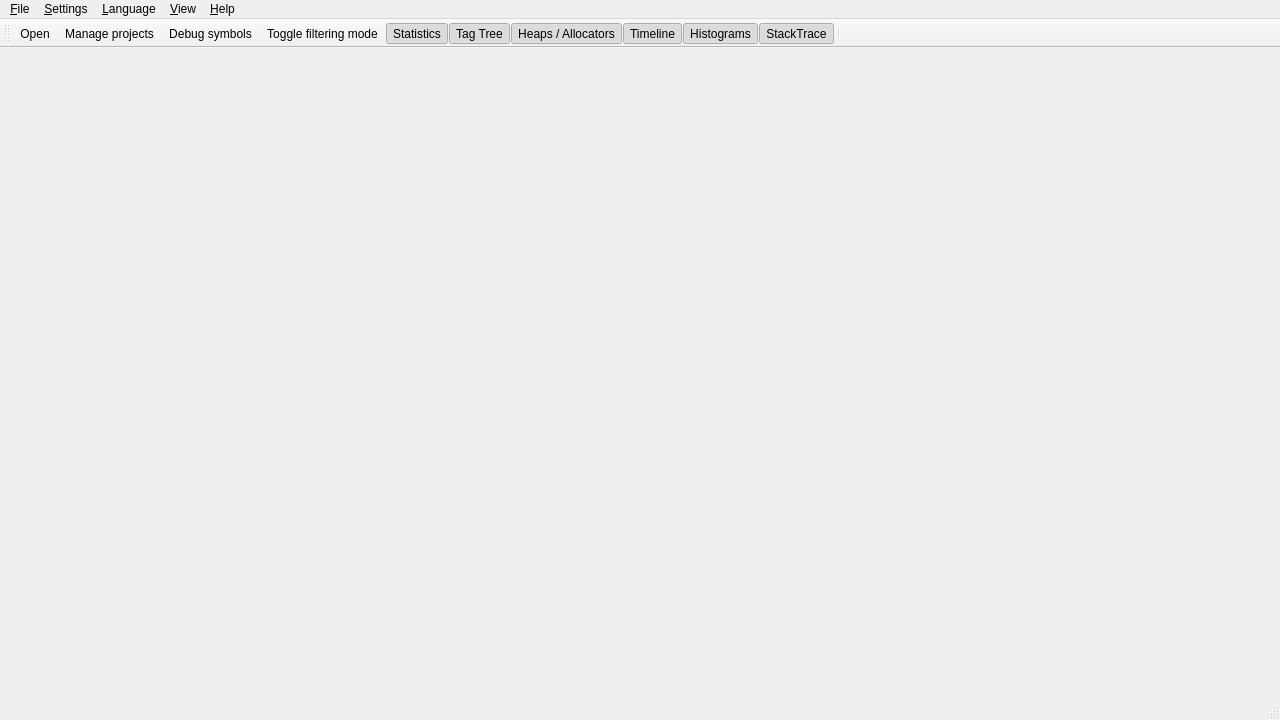
<?xml version="1.0" encoding="UTF-8"?>
<ui version="4.0">
 <class>MTunerClass</class>
 <widget class="QMainWindow" name="MTunerClass">
  <property name="geometry">
   <rect>
    <x>0</x>
    <y>0</y>
    <width>1280</width>
    <height>720</height>
   </rect>
  </property>
  <property name="acceptDrops">
   <bool>true</bool>
  </property>
  <property name="windowTitle">
   <string>MTuner</string>
  </property>
  <property name="windowIcon">
   <iconset resource="mtuner.qrc">
    <normaloff>:/MTuner/resources/images/Icon64.png</normaloff>:/MTuner/resources/images/Icon64.png</iconset>
  </property>
  <widget class="QWidget" name="CentralWidget">
   <layout class="QGridLayout" name="gridLayout">
    <property name="leftMargin">
     <number>0</number>
    </property>
    <property name="topMargin">
     <number>0</number>
    </property>
    <property name="rightMargin">
     <number>0</number>
    </property>
    <property name="bottomMargin">
     <number>0</number>
    </property>
    <property name="spacing">
     <number>0</number>
    </property>
   </layout>
  </widget>
  <widget class="QMenuBar" name="menuBar">
   <property name="geometry">
    <rect>
     <x>0</x>
     <y>0</y>
     <width>1280</width>
     <height>26</height>
    </rect>
   </property>
   <widget class="QMenu" name="menu_File">
    <property name="title">
     <string>&amp;File</string>
    </property>
    <addaction name="action_Open"/>
    <addaction name="action_Close"/>
    <addaction name="separator"/>
    <addaction name="actionOpen_capture_storage"/>
    <addaction name="separator"/>
    <addaction name="action_Manage_projects"/>
    <addaction name="separator"/>
    <addaction name="action_Exit"/>
   </widget>
   <widget class="QMenu" name="menu_Help">
    <property name="title">
     <string>&amp;Help</string>
    </property>
    <addaction name="action_Contents"/>
    <addaction name="separator"/>
    <addaction name="separator"/>
    <addaction name="separator"/>
    <addaction name="action_About"/>
   </widget>
   <widget class="QMenu" name="menu_Settings">
    <property name="title">
     <string>&amp;Settings</string>
    </property>
    <addaction name="action_Symbols"/>
    <addaction name="action_External_editor"/>
    <addaction name="action_GCC_toolchains"/>
    <addaction name="separator"/>
    <addaction name="action_Save_capture_window_layout"/>
   </widget>
   <widget class="QMenu" name="menu_View">
    <property name="title">
     <string>&amp;View</string>
    </property>
    <addaction name="action_View_Memory_Graph"/>
    <addaction name="action_View_Memory_Stats"/>
    <addaction name="action_View_Histograms"/>
    <addaction name="action_View_Tag_Tree"/>
    <addaction name="action_View_Heaps_Allocators"/>
   </widget>
   <widget class="QMenu" name="menuLanguage">
    <property name="title">
     <string>&amp;Language</string>
    </property>
   </widget>
   <addaction name="menu_File"/>
   <addaction name="menu_Settings"/>
   <addaction name="menuLanguage"/>
   <addaction name="menu_View"/>
   <addaction name="menu_Help"/>
  </widget>
  <widget class="QStatusBar" name="statusBar"/>
  <widget class="QToolBar" name="toolBar">
   <property name="windowTitle">
    <string>Main tool bar</string>
   </property>
   <property name="toolButtonStyle">
    <enum>Qt::ToolButtonIconOnly</enum>
   </property>
   <attribute name="toolBarArea">
    <enum>TopToolBarArea</enum>
   </attribute>
   <attribute name="toolBarBreak">
    <bool>false</bool>
   </attribute>
   <addaction name="action_Open"/>
   <addaction name="action_Manage_projects"/>
   <addaction name="action_Symbols"/>
   <addaction name="action_Filters"/>
   <addaction name="action_View_Memory_Stats"/>
   <addaction name="action_View_Tag_Tree"/>
   <addaction name="action_View_Heaps_Allocators"/>
   <addaction name="action_View_Memory_Graph"/>
   <addaction name="action_View_Histograms"/>
   <addaction name="action_View_StackTrace"/>
   <addaction name="separator"/>
  </widget>
  <action name="action_Open">
   <property name="icon">
    <iconset resource="mtuner.qrc">
     <normaloff>:/MTuner/resources/images/Open64.png</normaloff>:/MTuner/resources/images/Open64.png</iconset>
   </property>
   <property name="text">
    <string>&amp;Open</string>
   </property>
   <property name="toolTip">
    <string>Open capture (.MTuner file)</string>
   </property>
   <property name="shortcut">
    <string>Ctrl+O</string>
   </property>
  </action>
  <action name="action_Exit">
   <property name="text">
    <string>&amp;Exit</string>
   </property>
   <property name="shortcut">
    <string>Ctrl+Q</string>
   </property>
  </action>
  <action name="action_About">
   <property name="text">
    <string>&amp;About</string>
   </property>
   <property name="toolTip">
    <string>About MTuner</string>
   </property>
  </action>
  <action name="action_Manage_projects">
   <property name="icon">
    <iconset resource="mtuner.qrc">
     <normaloff>:/MTuner/resources/images/Projects64.png</normaloff>:/MTuner/resources/images/Projects64.png</iconset>
   </property>
   <property name="text">
    <string>&amp;Manage projects</string>
   </property>
   <property name="shortcut">
    <string>Ctrl+P</string>
   </property>
  </action>
  <action name="action_Close">
   <property name="text">
    <string>&amp;Close</string>
   </property>
  </action>
  <action name="action_Symbols">
   <property name="icon">
    <iconset resource="mtuner.qrc">
     <normaloff>:/MTuner/resources/images/Symbol64.png</normaloff>:/MTuner/resources/images/Symbol64.png</iconset>
   </property>
   <property name="text">
    <string>&amp;Debug symbols</string>
   </property>
   <property name="toolTip">
    <string>Debug symbol sources setting</string>
   </property>
  </action>
  <action name="action_Contents">
   <property name="text">
    <string>&amp;Contents</string>
   </property>
   <property name="shortcut">
    <string>F1</string>
   </property>
  </action>
  <action name="action_Filters">
   <property name="checkable">
    <bool>true</bool>
   </property>
   <property name="icon">
    <iconset resource="mtuner.qrc">
     <normaloff>:/MTuner/resources/images/Filter64.png</normaloff>:/MTuner/resources/images/Filter64.png</iconset>
   </property>
   <property name="text">
    <string>Toggle &amp;filtering mode</string>
   </property>
   <property name="iconText">
    <string>Toggle filtering mode</string>
   </property>
   <property name="toolTip">
    <string>Toggle filtering mode</string>
   </property>
   <property name="shortcut">
    <string>Ctrl+F</string>
   </property>
  </action>
  <action name="action_View_Memory_Graph">
   <property name="checkable">
    <bool>true</bool>
   </property>
   <property name="checked">
    <bool>true</bool>
   </property>
   <property name="icon">
    <iconset resource="mtuner.qrc">
     <normaloff>:/MTuner/resources/images/Graph64.png</normaloff>
     <activeon>:/MTuner/resources/images/Graph64.png</activeon>:/MTuner/resources/images/Graph64.png</iconset>
   </property>
   <property name="text">
    <string>Ti&amp;meline</string>
   </property>
   <property name="toolTip">
    <string>Toggle timeline graph visibility</string>
   </property>
  </action>
  <action name="action_View_Memory_Stats">
   <property name="checkable">
    <bool>true</bool>
   </property>
   <property name="checked">
    <bool>true</bool>
   </property>
   <property name="icon">
    <iconset resource="mtuner.qrc">
     <normaloff>:/MTuner/resources/images/table.png</normaloff>:/MTuner/resources/images/table.png</iconset>
   </property>
   <property name="text">
    <string>&amp;Statistics</string>
   </property>
   <property name="toolTip">
    <string>Toggle statistics visibility</string>
   </property>
  </action>
  <action name="action_English">
   <property name="text">
    <string>&amp;English</string>
   </property>
  </action>
  <action name="action_View_Histograms">
   <property name="checkable">
    <bool>true</bool>
   </property>
   <property name="checked">
    <bool>true</bool>
   </property>
   <property name="icon">
    <iconset resource="mtuner.qrc">
     <normaloff>:/MTuner/resources/images/Histogram64.png</normaloff>:/MTuner/resources/images/Histogram64.png</iconset>
   </property>
   <property name="text">
    <string>&amp;Histograms</string>
   </property>
   <property name="toolTip">
    <string>Toggle histogram window visibility</string>
   </property>
  </action>
  <action name="action_View_Tag_Tree">
   <property name="checkable">
    <bool>true</bool>
   </property>
   <property name="checked">
    <bool>true</bool>
   </property>
   <property name="icon">
    <iconset resource="mtuner.qrc">
     <normaloff>:/MTuner/resources/images/StackTree64.png</normaloff>:/MTuner/resources/images/StackTree64.png</iconset>
   </property>
   <property name="text">
    <string>&amp;Tag Tree</string>
   </property>
   <property name="toolTip">
    <string>Toggle tag tree visibility</string>
   </property>
  </action>
  <action name="action_View_StackTrace">
   <property name="checkable">
    <bool>true</bool>
   </property>
   <property name="checked">
    <bool>true</bool>
   </property>
   <property name="icon">
    <iconset resource="mtuner.qrc">
     <normaloff>:/MTuner/resources/images/StackTraceSource64.png</normaloff>:/MTuner/resources/images/StackTraceSource64.png</iconset>
   </property>
   <property name="text">
    <string>StackTrace</string>
   </property>
   <property name="toolTip">
    <string>Toggle stack trace and source visibility</string>
   </property>
  </action>
  <action name="action_External_editor">
   <property name="icon">
    <iconset resource="mtuner.qrc">
     <normaloff>:/MTuner/resources/images/Editor64.png</normaloff>:/MTuner/resources/images/Editor64.png</iconset>
   </property>
   <property name="text">
    <string>&amp;External editor</string>
   </property>
  </action>
  <action name="action_Import_license_file">
   <property name="text">
    <string>Import license file</string>
   </property>
  </action>
  <action name="action_Activation_MTuner">
   <property name="text">
    <string>Activate MTuner</string>
   </property>
   <property name="toolTip">
    <string>Deactivate MTuner</string>
   </property>
  </action>
  <action name="action_GCC_toolchains">
   <property name="icon">
    <iconset resource="mtuner.qrc">
     <normaloff>:/MTuner/resources/images/gnu64.png</normaloff>:/MTuner/resources/images/gnu64.png</iconset>
   </property>
   <property name="text">
    <string>&amp;Toolchains Setup</string>
   </property>
   <property name="shortcut">
    <string>Ctrl+G</string>
   </property>
  </action>
  <action name="action_View_Heaps_Allocators">
   <property name="checkable">
    <bool>true</bool>
   </property>
   <property name="checked">
    <bool>true</bool>
   </property>
   <property name="icon">
    <iconset resource="mtuner.qrc">
     <normaloff>:/MTuner/resources/images/Heaps.png</normaloff>:/MTuner/resources/images/Heaps.png</iconset>
   </property>
   <property name="text">
    <string>Heaps / Allocators</string>
   </property>
   <property name="toolTip">
    <string>Toggle visibility of heaps / allocators dock</string>
   </property>
  </action>
  <action name="actionOpen_capture_storage">
   <property name="text">
    <string>Open capture location</string>
   </property>
   <property name="toolTip">
    <string>Opens, in Windows Explorer, a folder where capture files (*.MTuner) are recorder</string>
   </property>
  </action>
  <action name="action_Save_capture_window_layout">
   <property name="text">
    <string>&amp;Save capture window settings</string>
   </property>
  </action>
 </widget>
 <layoutdefault spacing="6" margin="11"/>
 <resources>
  <include location="mtuner.qrc"/>
 </resources>
 <connections>
  <connection>
   <sender>action_Manage_projects</sender>
   <signal>triggered()</signal>
   <receiver>MTunerClass</receiver>
   <slot>manageProjects()</slot>
   <hints>
    <hint type="sourcelabel">
     <x>-1</x>
     <y>-1</y>
    </hint>
    <hint type="destinationlabel">
     <x>461</x>
     <y>344</y>
    </hint>
   </hints>
  </connection>
  <connection>
   <sender>action_Symbols</sender>
   <signal>triggered()</signal>
   <receiver>MTunerClass</receiver>
   <slot>setupSymbols()</slot>
   <hints>
    <hint type="sourcelabel">
     <x>-1</x>
     <y>-1</y>
    </hint>
    <hint type="destinationlabel">
     <x>461</x>
     <y>344</y>
    </hint>
   </hints>
  </connection>
  <connection>
   <sender>action_Open</sender>
   <signal>triggered()</signal>
   <receiver>MTunerClass</receiver>
   <slot>openFile()</slot>
   <hints>
    <hint type="sourcelabel">
     <x>-1</x>
     <y>-1</y>
    </hint>
    <hint type="destinationlabel">
     <x>461</x>
     <y>344</y>
    </hint>
   </hints>
  </connection>
  <connection>
   <sender>action_Close</sender>
   <signal>triggered()</signal>
   <receiver>MTunerClass</receiver>
   <slot>closeFile()</slot>
   <hints>
    <hint type="sourcelabel">
     <x>-1</x>
     <y>-1</y>
    </hint>
    <hint type="destinationlabel">
     <x>461</x>
     <y>344</y>
    </hint>
   </hints>
  </connection>
  <connection>
   <sender>action_Exit</sender>
   <signal>triggered()</signal>
   <receiver>MTunerClass</receiver>
   <slot>exit()</slot>
   <hints>
    <hint type="sourcelabel">
     <x>-1</x>
     <y>-1</y>
    </hint>
    <hint type="destinationlabel">
     <x>461</x>
     <y>344</y>
    </hint>
   </hints>
  </connection>
  <connection>
   <sender>action_Filters</sender>
   <signal>toggled(bool)</signal>
   <receiver>MTunerClass</receiver>
   <slot>setFilters(bool)</slot>
   <hints>
    <hint type="sourcelabel">
     <x>-1</x>
     <y>-1</y>
    </hint>
    <hint type="destinationlabel">
     <x>461</x>
     <y>344</y>
    </hint>
   </hints>
  </connection>
  <connection>
   <sender>action_Contents</sender>
   <signal>triggered()</signal>
   <receiver>MTunerClass</receiver>
   <slot>readDocumentation()</slot>
   <hints>
    <hint type="sourcelabel">
     <x>-1</x>
     <y>-1</y>
    </hint>
    <hint type="destinationlabel">
     <x>461</x>
     <y>344</y>
    </hint>
   </hints>
  </connection>
  <connection>
   <sender>action_About</sender>
   <signal>triggered()</signal>
   <receiver>MTunerClass</receiver>
   <slot>about()</slot>
   <hints>
    <hint type="sourcelabel">
     <x>-1</x>
     <y>-1</y>
    </hint>
    <hint type="destinationlabel">
     <x>461</x>
     <y>344</y>
    </hint>
   </hints>
  </connection>
  <connection>
   <sender>MTunerClass</sender>
   <signal>binLoaded(bool)</signal>
   <receiver>action_Close</receiver>
   <slot>setEnabled(bool)</slot>
   <hints>
    <hint type="sourcelabel">
     <x>461</x>
     <y>344</y>
    </hint>
    <hint type="destinationlabel">
     <x>-1</x>
     <y>-1</y>
    </hint>
   </hints>
  </connection>
  <connection>
   <sender>action_View_Histograms</sender>
   <signal>toggled(bool)</signal>
   <receiver>MTunerClass</receiver>
   <slot>showHistogram(bool)</slot>
   <hints>
    <hint type="sourcelabel">
     <x>-1</x>
     <y>-1</y>
    </hint>
    <hint type="destinationlabel">
     <x>595</x>
     <y>370</y>
    </hint>
   </hints>
  </connection>
  <connection>
   <sender>action_View_Memory_Graph</sender>
   <signal>toggled(bool)</signal>
   <receiver>MTunerClass</receiver>
   <slot>showGraph(bool)</slot>
   <hints>
    <hint type="sourcelabel">
     <x>-1</x>
     <y>-1</y>
    </hint>
    <hint type="destinationlabel">
     <x>595</x>
     <y>370</y>
    </hint>
   </hints>
  </connection>
  <connection>
   <sender>action_View_Memory_Stats</sender>
   <signal>toggled(bool)</signal>
   <receiver>MTunerClass</receiver>
   <slot>showStats(bool)</slot>
   <hints>
    <hint type="sourcelabel">
     <x>-1</x>
     <y>-1</y>
    </hint>
    <hint type="destinationlabel">
     <x>595</x>
     <y>370</y>
    </hint>
   </hints>
  </connection>
  <connection>
   <sender>action_View_Tag_Tree</sender>
   <signal>toggled(bool)</signal>
   <receiver>MTunerClass</receiver>
   <slot>showTagTree(bool)</slot>
   <hints>
    <hint type="sourcelabel">
     <x>-1</x>
     <y>-1</y>
    </hint>
    <hint type="destinationlabel">
     <x>595</x>
     <y>370</y>
    </hint>
   </hints>
  </connection>
  <connection>
   <sender>MTunerClass</sender>
   <signal>setFilterState(bool)</signal>
   <receiver>action_Filters</receiver>
   <slot>setChecked(bool)</slot>
   <hints>
    <hint type="sourcelabel">
     <x>639</x>
     <y>359</y>
    </hint>
    <hint type="destinationlabel">
     <x>-1</x>
     <y>-1</y>
    </hint>
   </hints>
  </connection>
  <connection>
   <sender>MTunerClass</sender>
   <signal>setFilterButtonEnabled(bool)</signal>
   <receiver>action_Filters</receiver>
   <slot>setEnabled(bool)</slot>
   <hints>
    <hint type="sourcelabel">
     <x>639</x>
     <y>359</y>
    </hint>
    <hint type="destinationlabel">
     <x>-1</x>
     <y>-1</y>
    </hint>
   </hints>
  </connection>
  <connection>
   <sender>action_View_StackTrace</sender>
   <signal>toggled(bool)</signal>
   <receiver>MTunerClass</receiver>
   <slot>showStackTrace(bool)</slot>
   <hints>
    <hint type="sourcelabel">
     <x>-1</x>
     <y>-1</y>
    </hint>
    <hint type="destinationlabel">
     <x>639</x>
     <y>359</y>
    </hint>
   </hints>
  </connection>
  <connection>
   <sender>action_External_editor</sender>
   <signal>triggered()</signal>
   <receiver>MTunerClass</receiver>
   <slot>setupEditor()</slot>
   <hints>
    <hint type="sourcelabel">
     <x>-1</x>
     <y>-1</y>
    </hint>
    <hint type="destinationlabel">
     <x>639</x>
     <y>359</y>
    </hint>
   </hints>
  </connection>
  <connection>
   <sender>action_GCC_toolchains</sender>
   <signal>triggered()</signal>
   <receiver>MTunerClass</receiver>
   <slot>setupGCCToolchains()</slot>
   <hints>
    <hint type="sourcelabel">
     <x>-1</x>
     <y>-1</y>
    </hint>
    <hint type="destinationlabel">
     <x>639</x>
     <y>359</y>
    </hint>
   </hints>
  </connection>
  <connection>
   <sender>action_View_Heaps_Allocators</sender>
   <signal>toggled(bool)</signal>
   <receiver>MTunerClass</receiver>
   <slot>showHeaps(bool)</slot>
   <hints>
    <hint type="sourcelabel">
     <x>-1</x>
     <y>-1</y>
    </hint>
    <hint type="destinationlabel">
     <x>639</x>
     <y>359</y>
    </hint>
   </hints>
  </connection>
  <connection>
   <sender>actionOpen_capture_storage</sender>
   <signal>triggered()</signal>
   <receiver>MTunerClass</receiver>
   <slot>openCaptureLocation()</slot>
   <hints>
    <hint type="sourcelabel">
     <x>-1</x>
     <y>-1</y>
    </hint>
    <hint type="destinationlabel">
     <x>639</x>
     <y>359</y>
    </hint>
   </hints>
  </connection>
 </connections>
 <slots>
  <signal>binLoaded(bool)</signal>
  <signal>setFilterState(bool)</signal>
  <signal>setFilterButtonEnabled(bool)</signal>
  <slot>manageProjects()</slot>
  <slot>setupSymbols()</slot>
  <slot>openFile()</slot>
  <slot>closeFile()</slot>
  <slot>exit()</slot>
  <slot>setFilters(bool)</slot>
  <slot>contents()</slot>
  <slot>about()</slot>
  <slot>showHistogram(bool)</slot>
  <slot>showGraph(bool)</slot>
  <slot>showStats(bool)</slot>
  <slot>showTagTree(bool)</slot>
  <slot>showStackTrace(bool)</slot>
  <slot>setupEditor()</slot>
  <slot>importLicense()</slot>
  <slot>activateMTuner()</slot>
  <slot>setupGCCToolchains()</slot>
  <slot>showHeaps(bool)</slot>
  <slot>openCaptureLocation()</slot>
 </slots>
</ui>
